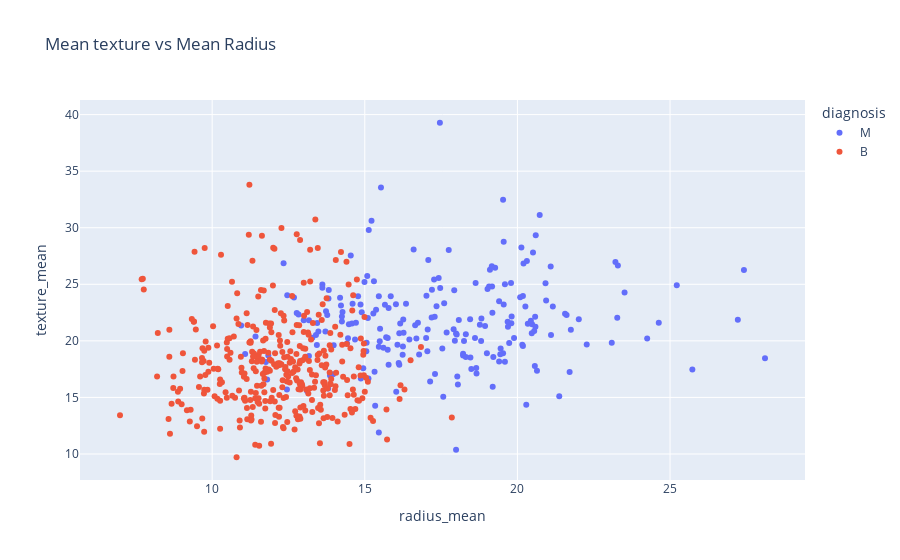

The cell this chart's notebook holds for it:
### Code cell
px.scatter(raw_df,
           x = 'radius_mean',
           y = 'texture_mean',
           title = 'Mean texture vs Mean Radius',
           color = 'diagnosis')

### Figure 1 — Plotly figure (JSON) as saved in the notebook; plotly's stock layout.template omitted (floating-point values rounded to 4 significant figures; data arrays with more than 128 entries replaced by an {"elided": "..."} marker saying what was removed)
{"data": [{"hovertemplate": "diagnosis=M<br>radius_mean=%{x}<br>texture_mean=%{y}<extra></extra>", "legendgroup": "M", "marker": {"color": "#636efa", "symbol": "circle"}, "mode": "markers", "name": "M", "orientation": "v", "showlegend": true, "type": "scatter", "x": {"elided": "212 float values"}, "xaxis": "x", "y": {"elided": "212 float values"}, "yaxis": "y"}, {"hovertemplate": "diagnosis=B<br>radius_mean=%{x}<br>texture_mean=%{y}<extra></extra>", "legendgroup": "B", "marker": {"color": "#EF553B", "symbol": "circle"}, "mode": "markers", "name": "B", "orientation": "v", "showlegend": true, "type": "scatter", "x": {"elided": "357 float values"}, "xaxis": "x", "y": {"elided": "357 float values"}, "yaxis": "y"}], "layout": {"legend": {"title": {"text": "diagnosis"}, "tracegroupgap": 0}, "title": {"text": "Mean texture vs Mean Radius"}, "xaxis": {"anchor": "y", "domain": [0, 1], "title": {"text": "radius_mean"}}, "yaxis": {"anchor": "x", "domain": [0, 1], "title": {"text": "texture_mean"}}}}
